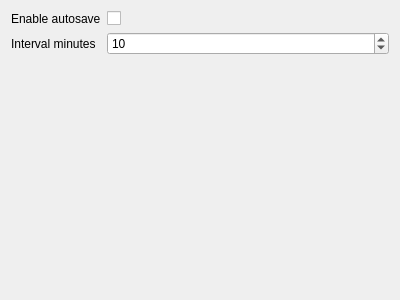
<?xml version="1.0" encoding="UTF-8"?>
<ui version="4.0">
 <class>SettingsAutosave</class>
 <widget class="QWidget" name="SettingsAutosave">
  <property name="geometry">
   <rect>
    <x>0</x>
    <y>0</y>
    <width>400</width>
    <height>300</height>
   </rect>
  </property>
  <property name="windowTitle">
   <string>Autosave</string>
  </property>
  <layout class="QVBoxLayout" name="verticalLayout">
   <item>
    <layout class="QFormLayout" name="formLayout">
     <item row="0" column="0">
      <widget class="QLabel" name="enableAutosaveLabel">
       <property name="text">
        <string>Enable autosave</string>
       </property>
      </widget>
     </item>
     <item row="0" column="1">
      <widget class="QCheckBox" name="enableAutosaveCheckBox">
       <property name="text">
        <string/>
       </property>
      </widget>
     </item>
     <item row="1" column="0">
      <widget class="QLabel" name="autosaveMinutesLabel">
       <property name="text">
        <string>Interval minutes</string>
       </property>
      </widget>
     </item>
     <item row="1" column="1">
      <widget class="QSpinBox" name="autosaveMinutesSpinBox">
       <property name="minimum">
        <number>1</number>
       </property>
       <property name="maximum">
        <number>1440</number>
       </property>
       <property name="value">
        <number>10</number>
       </property>
      </widget>
     </item>
    </layout>
   </item>
   <item>
    <spacer name="verticalSpacer">
     <property name="orientation">
      <enum>Qt::Vertical</enum>
     </property>
     <property name="sizeHint" stdset="0">
      <size>
       <width>20</width>
       <height>40</height>
      </size>
     </property>
    </spacer>
   </item>
  </layout>
 </widget>
 <resources/>
 <connections/>
</ui>
